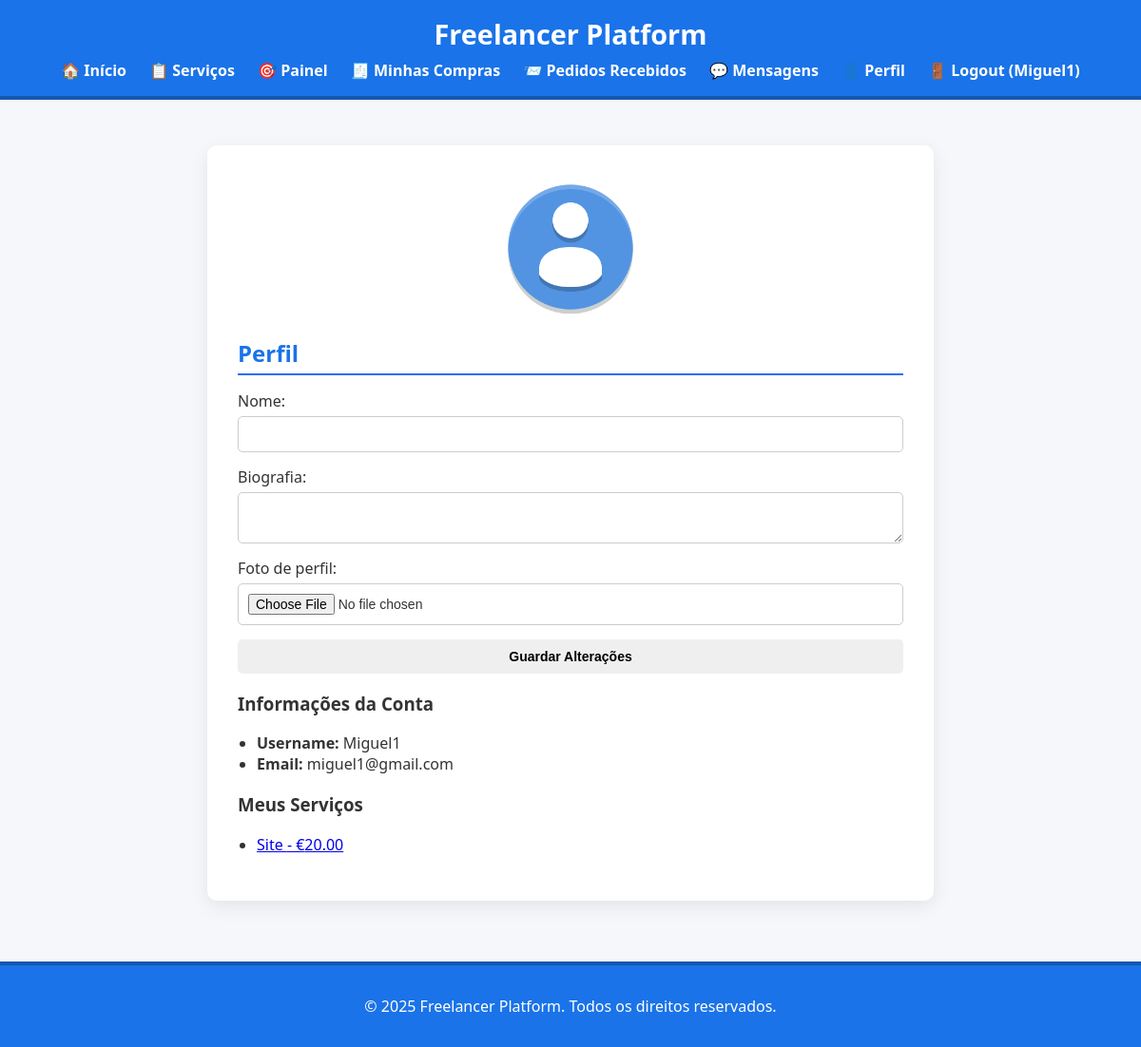
The app's page /pages/profile.php (signed in) with its own data.
### tables this page shows
CREATE TABLE users (
    id INTEGER PRIMARY KEY AUTOINCREMENT,
    username TEXT NOT NULL UNIQUE,
    email TEXT NOT NULL UNIQUE,
    password_hash TEXT NOT NULL,
    is_admin INTEGER DEFAULT 0
);

CREATE TABLE services (
    id INTEGER PRIMARY KEY AUTOINCREMENT,
    freelancer_id INTEGER NOT NULL,
    title TEXT NOT NULL,
    description TEXT,
    price REAL NOT NULL,
    delivery_time TEXT NOT NULL,
    category TEXT, 
    media_path TEXT,
    is_promoted INTEGER DEFAULT 0,
    FOREIGN KEY(freelancer_id) REFERENCES users(id)
);

### pages/profile.php (the view, shortened to what this page needs)
<?php
require_once(__DIR__ . '/../includes/db.php');
$user_id = $_SESSION['user_id'];
$stmt = $db->prepare('
    SELECT u.username, u.email, p.name, p.bio, p.profile_image
    FROM users u
    LEFT JOIN profiles p ON u.id = p.user_id
    WHERE u.id = ?
');
$stmt->execute([$user_id]);
$user = $stmt->fetch(PDO::FETCH_ASSOC);
?>
<?php include(__DIR__ . '/../includes/header.php'); ?>
<?php
    $profileImg = !empty($user['profile_image'])
        ? htmlspecialchars($user['profile_image'])
        : 'uploads/profiles/default_profile.png';
?>
<img src="/<?= $profileImg ?>" alt="Foto de Perfil" class="profile-picture" width="150" style="border-radius: 50%;">
<h2>Perfil</h2>
<form method="post" enctype="multipart/form-data">
    <label>Nome:</label>
    <input type="text" name="name" value="<?= htmlspecialchars($user['name'] ?? '') ?>">
    <label>Biografia:</label>
    <textarea name="bio"><?= htmlspecialchars($user['bio'] ?? '') ?></textarea>
    <label>Foto de perfil:</label>
<input type="file" name="profile_image" accept="image/*">
    <button type="submit">Guardar Alterações</button>
</form>
<h3>Informações da Conta</h3>
<ul>
    <li><strong>Username:</strong> <?= htmlspecialchars($user['username']) ?></li>
    <li><strong>Email:</strong> <?= htmlspecialchars($user['email']) ?></li>
</ul>
<h3>Meus Serviços</h3>
<ul>
<?php
$stmt = $db->prepare('SELECT id, title, price FROM services WHERE freelancer_id = ?');
$stmt->execute([$user_id]);
$services = $stmt->fetchAll(PDO::FETCH_ASSOC);
if ($services):
    foreach ($services as $service): ?>
        <li>
            <a href="service_detail.php?id=<?= $service['id'] ?>">
                <?= htmlspecialchars($service['title']) ?> - €<?= number_format($service['price'], 2) ?>
            </a>
        </li>
    <?php endforeach;
else:
    echo '<li>Não tens serviços publicados.</li>';
endif;
?>
</ul>
<?php include(__DIR__ . '/../includes/footer.php'); ?>

### css/style.css (style rules this page uses)
body { font-family: 'Segoe UI', sans-serif; background-color: #f5f7fa; margin: 0; padding: 0; color: #333; }
h2 { color: #1a73e8; border-bottom: 2px solid #1a73e8; padding-bottom: 0.3rem; margin-bottom: 1rem; }
form { margin-top: 1rem; }
input, textarea, button { display: block; width: 100%; padding: 10px; margin-top: 5px; margin-bottom: 15px; border-radius: 5px; border: 1px solid #ccc; box-sizing: border-box; font-size: 14px; }
button, .primary-btn, .danger-btn { font-weight: bold; padding: 10px 15px; border: none; border-radius: 5px; cursor: pointer; transition: 0.2s ease; }
ul { padding-left: 20px; }
.profile-picture { width: 150px; height: 150px; object-fit: cover; border-radius: 50%; margin: 0 auto 20px auto; display: block; }

### records on screen
users: username "Miguel1", email "miguel1@gmail.com"
services: title "Site", price "20.00"

### other values on screen
$_SESSION['username'] "Miguel1"
